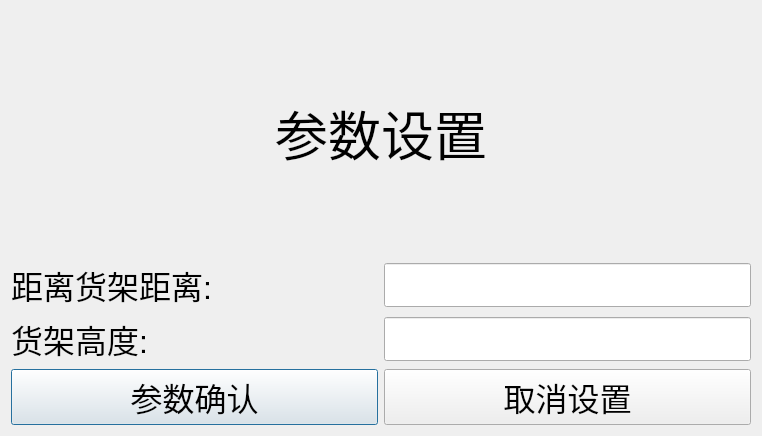
<?xml version="1.0" encoding="UTF-8"?>
<ui version="4.0">
 <class>showDialog</class>
 <widget class="QDialog" name="showDialog">
  <property name="geometry">
   <rect>
    <x>0</x>
    <y>0</y>
    <width>762</width>
    <height>436</height>
   </rect>
  </property>
  <property name="windowTitle">
   <string>Dialog</string>
  </property>
  <layout class="QGridLayout" name="gridLayout" columnstretch="1,1" columnminimumwidth="1,1">
   <item row="2" column="1">
    <widget class="QLineEdit" name="lineEdit_2">
     <property name="font">
      <font>
       <pointsize>24</pointsize>
      </font>
     </property>
     <property name="text">
      <string/>
     </property>
    </widget>
   </item>
   <item row="1" column="0">
    <widget class="QLabel" name="label">
     <property name="font">
      <font>
       <pointsize>24</pointsize>
      </font>
     </property>
     <property name="text">
      <string>距离货架距离:</string>
     </property>
    </widget>
   </item>
   <item row="3" column="0">
    <widget class="QPushButton" name="pushButton_ok">
     <property name="font">
      <font>
       <pointsize>24</pointsize>
      </font>
     </property>
     <property name="text">
      <string>参数确认</string>
     </property>
    </widget>
   </item>
   <item row="2" column="0">
    <widget class="QLabel" name="label_2">
     <property name="font">
      <font>
       <pointsize>24</pointsize>
      </font>
     </property>
     <property name="text">
      <string>货架高度:</string>
     </property>
    </widget>
   </item>
   <item row="1" column="1">
    <widget class="QLineEdit" name="lineEdit">
     <property name="font">
      <font>
       <pointsize>24</pointsize>
      </font>
     </property>
     <property name="text">
      <string/>
     </property>
    </widget>
   </item>
   <item row="3" column="1">
    <widget class="QPushButton" name="pushButton_cannel">
     <property name="font">
      <font>
       <pointsize>24</pointsize>
      </font>
     </property>
     <property name="text">
      <string>取消设置</string>
     </property>
    </widget>
   </item>
   <item row="0" column="0" colspan="2">
    <widget class="QLabel" name="label_3">
     <property name="font">
      <font>
       <pointsize>40</pointsize>
      </font>
     </property>
     <property name="text">
      <string>参数设置</string>
     </property>
     <property name="alignment">
      <set>Qt::AlignCenter</set>
     </property>
     <property name="margin">
      <number>1</number>
     </property>
    </widget>
   </item>
  </layout>
 </widget>
 <resources/>
 <connections/>
</ui>
